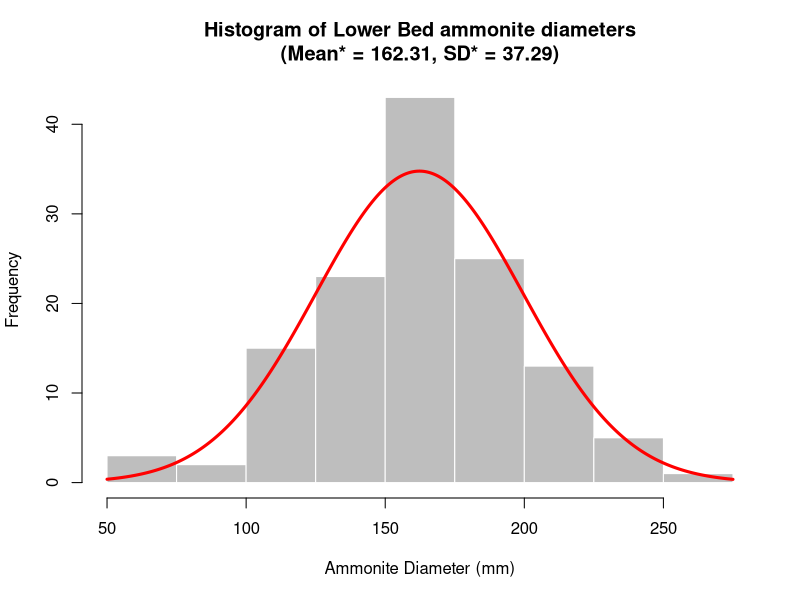

Recreate this plot in R.
AmmoniteDiameters <- c(
rep(62.5, 3), #51tp75
rep(87.5, 2), #76tp100
rep(112.5, 15), #101to125
rep(137.5, 23), #126to150
rep(162.5, 43), #151to175
rep(187.5, 25), #176to200
rep(212.5, 13), #201to225
rep(237.5, 5), #226to250
rep(262.5, 1) #251to275
)

length(AmmoniteDiameters)

hist(AmmoniteDiameters, breaks = c(50, 75, 100, 125, 150, 175, 200, 225, 250, 275), border = 0, col = "Grey", xlab = "Ammonite Diameter (mm)", main = paste("Histogram of Lower Bed ammonite diameters\n(Mean* = ", round(mean(AmmoniteDiameters), 2), ", SD* = ", round(sd(AmmoniteDiameters), 2), ")", sep = ""))

FittedNormal <- dnorm(x = seq(from = 50, to = 275, length.out = 1000), mean = mean(AmmoniteDiameters), sd = sd(AmmoniteDiameters))

points(x = seq(from = 50, to = 275, length.out = 1000), y = FittedNormal * length(AmmoniteDiameters) * 25, type = "l", col = "Red", lwd = 3)

